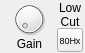
<?xml version="1.0" encoding="UTF-8"?>
<ui version="4.0">
 <class>CChannelGain</class>
 <widget class="QFrame" name="CChannelGain">
  <property name="geometry">
   <rect>
    <x>0</x>
    <y>0</y>
    <width>85</width>
    <height>53</height>
   </rect>
  </property>
  <property name="windowTitle">
   <string>Frame</string>
  </property>
  <property name="frameShape">
   <enum>QFrame::NoFrame</enum>
  </property>
  <property name="frameShadow">
   <enum>QFrame::Raised</enum>
  </property>
  <layout class="QVBoxLayout" name="verticalLayout">
   <property name="spacing">
    <number>0</number>
   </property>
   <property name="leftMargin">
    <number>0</number>
   </property>
   <property name="topMargin">
    <number>0</number>
   </property>
   <property name="rightMargin">
    <number>0</number>
   </property>
   <property name="bottomMargin">
    <number>0</number>
   </property>
   <item>
    <widget class="QSynthPanel" name="frame">
     <property name="frameShape">
      <enum>QFrame::NoFrame</enum>
     </property>
     <property name="frameShadow">
      <enum>QFrame::Raised</enum>
     </property>
     <layout class="QHBoxLayout" name="horizontalLayout" stretch="10,1">
      <property name="spacing">
       <number>0</number>
      </property>
      <property name="leftMargin">
       <number>2</number>
      </property>
      <property name="topMargin">
       <number>1</number>
      </property>
      <property name="rightMargin">
       <number>2</number>
      </property>
      <property name="bottomMargin">
       <number>1</number>
      </property>
      <item>
       <layout class="QVBoxLayout" name="verticalLayout_3" stretch="0,1">
        <property name="spacing">
         <number>0</number>
        </property>
        <item>
         <layout class="QHBoxLayout" name="horizontalLayout_2">
          <property name="spacing">
           <number>0</number>
          </property>
          <property name="topMargin">
           <number>0</number>
          </property>
          <property name="bottomMargin">
           <number>0</number>
          </property>
          <item>
           <widget class="QSynthKnob" name="Gain">
            <property name="minimumSize">
             <size>
              <width>36</width>
              <height>36</height>
             </size>
            </property>
            <property name="maximumSize">
             <size>
              <width>36</width>
              <height>36</height>
             </size>
            </property>
            <property name="minimum">
             <number>100</number>
            </property>
            <property name="maximum">
             <number>1000</number>
            </property>
           </widget>
          </item>
         </layout>
        </item>
        <item>
         <widget class="EffectLabel" name="label">
          <property name="maximumSize">
           <size>
            <width>16777215</width>
            <height>13</height>
           </size>
          </property>
          <property name="font">
           <font>
            <pointsize>9</pointsize>
           </font>
          </property>
          <property name="text">
           <string>Gain</string>
          </property>
          <property name="alignment">
           <set>Qt::AlignCenter</set>
          </property>
         </widget>
        </item>
       </layout>
      </item>
      <item>
       <layout class="QVBoxLayout" name="verticalLayout_2" stretch="10,1">
        <property name="spacing">
         <number>0</number>
        </property>
        <property name="leftMargin">
         <number>0</number>
        </property>
        <property name="rightMargin">
         <number>0</number>
        </property>
        <property name="bottomMargin">
         <number>0</number>
        </property>
        <item>
         <widget class="EffectLabel" name="label_2">
          <property name="font">
           <font>
            <pointsize>9</pointsize>
           </font>
          </property>
          <property name="text">
           <string>Low Cut</string>
          </property>
          <property name="alignment">
           <set>Qt::AlignCenter</set>
          </property>
          <property name="wordWrap">
           <bool>true</bool>
          </property>
         </widget>
        </item>
        <item>
         <widget class="QToggleButton" name="LoCut">
          <property name="minimumSize">
           <size>
            <width>26</width>
            <height>24</height>
           </size>
          </property>
          <property name="maximumSize">
           <size>
            <width>26</width>
            <height>24</height>
           </size>
          </property>
          <property name="font">
           <font>
            <pointsize>7</pointsize>
           </font>
          </property>
          <property name="text">
           <string>80Hx</string>
          </property>
         </widget>
        </item>
       </layout>
      </item>
     </layout>
    </widget>
   </item>
  </layout>
 </widget>
 <customwidgets>
  <customwidget>
   <class>QSynthPanel</class>
   <extends>QFrame</extends>
   <header>qsynthpanel.h</header>
   <container>1</container>
  </customwidget>
  <customwidget>
   <class>EffectLabel</class>
   <extends>QLabel</extends>
   <header>effectlabel.h</header>
  </customwidget>
  <customwidget>
   <class>QToggleButton</class>
   <extends>QToolButton</extends>
   <header location="global">qtogglebutton.h</header>
  </customwidget>
  <customwidget>
   <class>QSynthKnob</class>
   <extends>QDial</extends>
   <header>qsynthknob.h</header>
  </customwidget>
 </customwidgets>
 <resources/>
 <connections/>
</ui>
